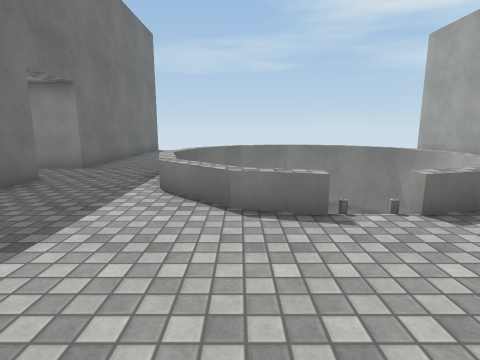
view 1 (above)

20 first-person views from a walk through a scene from a Unity 3-D project. The camera is 1.3 m above the floor, tilts 10° down and sees 80° across. The floor is counted in squares, 1 m on a side. Each view is taken from the middle of a square. On the plan, view 1 faces up. The plan holds only what a view shows up to about 13 squares ahead; the rest is blank. The player is left out. Surface patterns are stand-ins for the level's own textures.

view 2
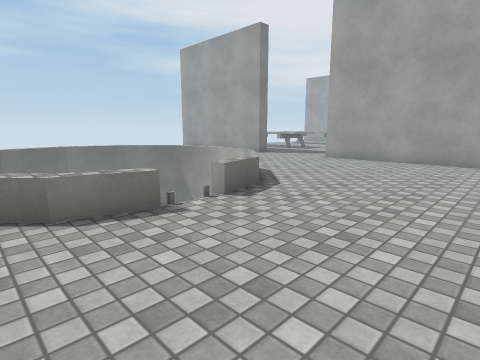

view 3
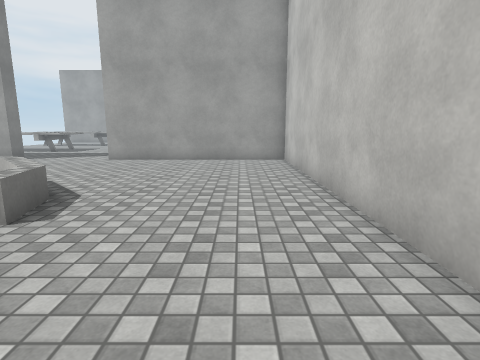

view 4
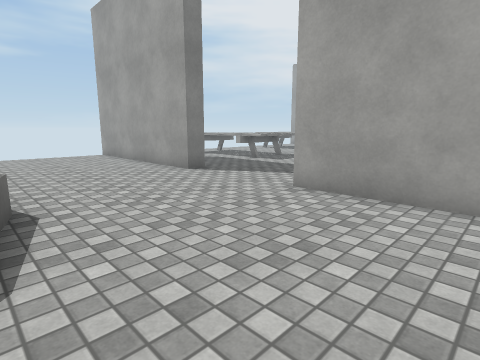

view 5
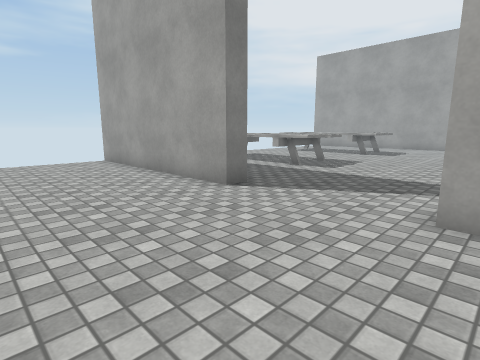

view 6
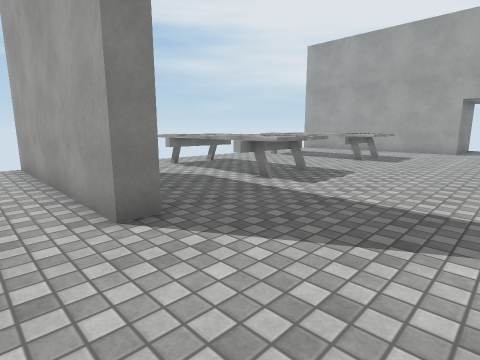

view 7
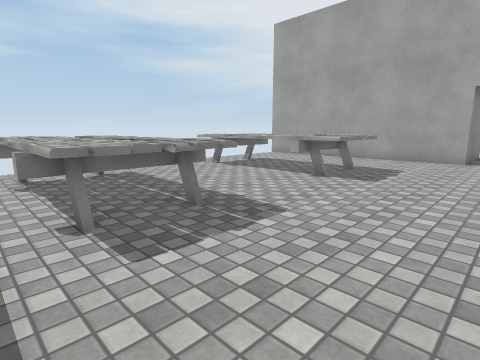

view 8
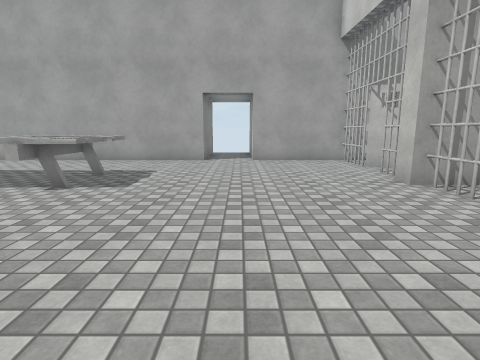

view 9
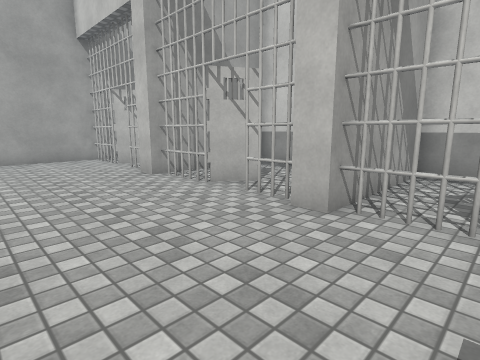

view 10
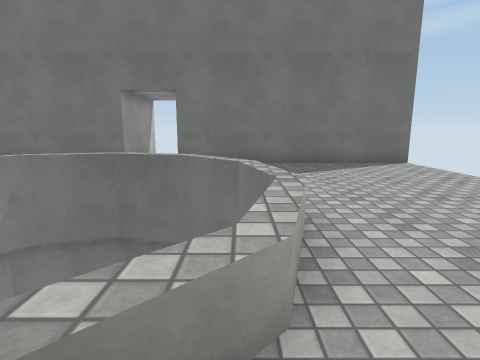

view 11
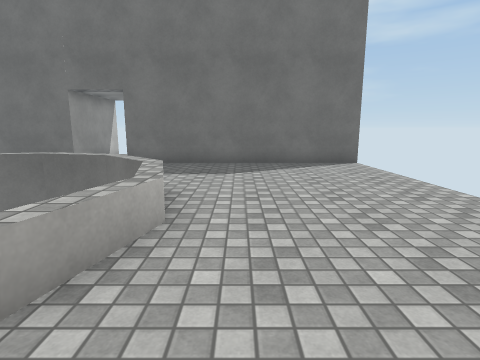

view 12
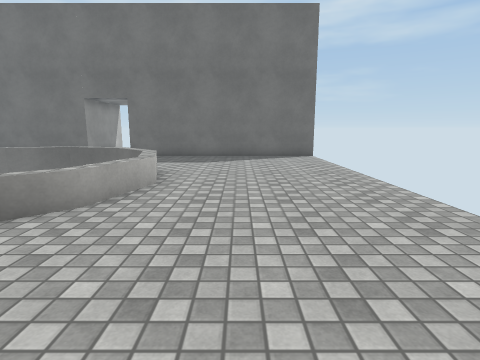

view 13
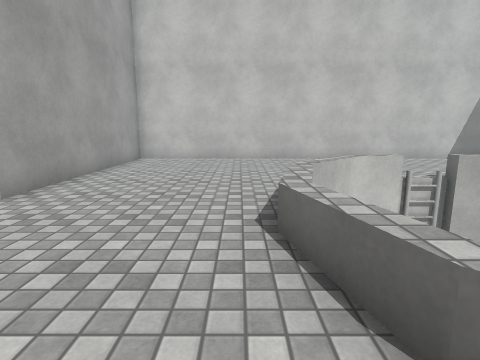

view 14
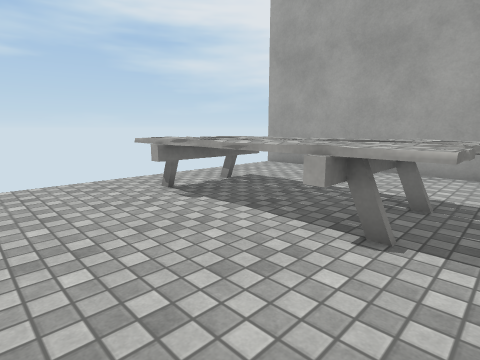

view 15
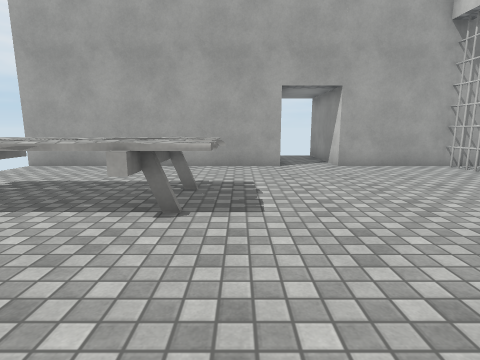

view 16
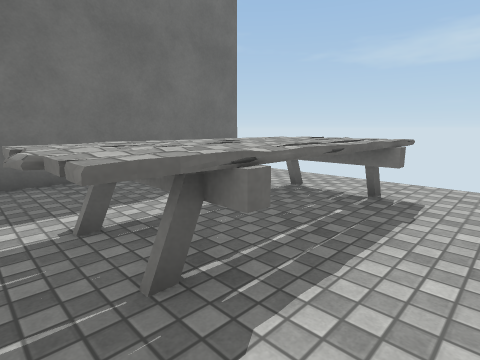

view 17
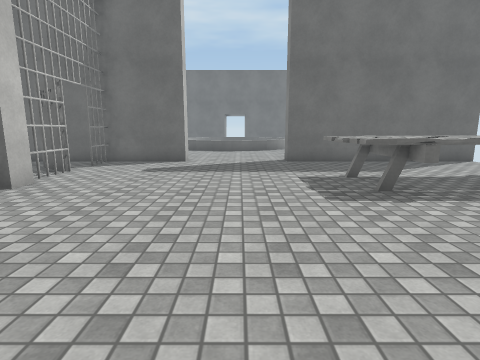

view 18
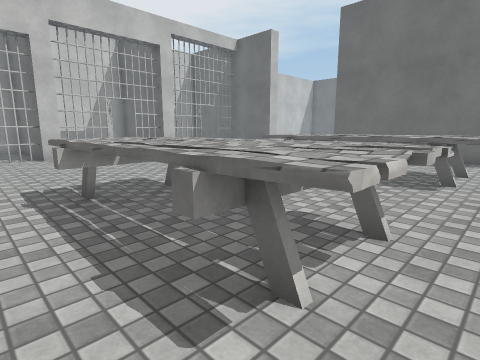

view 19
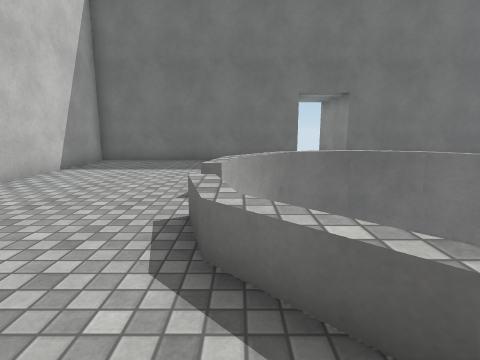

view 20
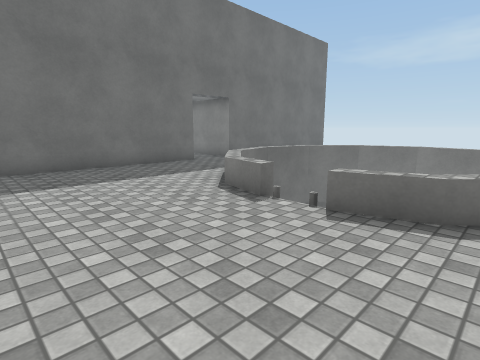

### Floor plan
Key: @ floor where view 1 was taken; # wall or solid block; . floor; = window, fence, low wall or low ledge; ^ raised ledge; v drop or lower ground; O other object.
Columns run from 9 left of view 1 to 33 right of it. Each row starts with its distance up from view 1.
 19     #                #               #
 18     #................#...............#
 17     #................#...OOO...OOOO..#
 16     #................#...OOO...OOOO..#
 15     #................#...OOO...OOOO..#
 14     #................#...OOO...OOOO..#
 13     #.....=^=........#...OOO...OOOO..#
 12     #....=^vvv=......#...OOO...OOOO..#
 11     #...=v    ==.....#...OO.....OO...#
 10 OOO##..^v      ^.....................##OOOO
  9    ....^       ^.......................
  8    ....^       ^.......................
  7 OOO##..^v      ^.....................##OOOO
  6     #..=^     ==.....#...............#
  5     #...^^v vv=......#...............#
  4     #.....=.=........########.#####.##
  3     #................#    #####   ####
  2     #................#
  1     #................#
  0     #....@...........#
 -1     ##################

Where each view was taken, in squares from view 1:
view 1: 0 up, 0 right, facing up
view 2: 0 up, 1 left, facing up-right
view 3: 1 up, 1 left, facing right
view 4: 3 up, 6 right, facing up-right
view 5: 6 up, 7 right, facing up-right
view 6: 7 up, 10 right, facing up-right
view 7: 8 up, 15 right, facing up-right
view 8: 8 up, 16 right, facing right
view 9: 8 up, 15 right, facing down-right
view 10: 12 up, 6 right, facing left
view 11: 14 up, 6 right, facing left
view 12: 15 up, 9 right, facing left
view 13: 12 up, 7 right, facing down
view 14: 11 up, 19 right, facing up-right
view 15: 11 up, 18 right, facing right
view 16: 11 up, 20 right, facing up-left
view 17: 9 up, 24 right, facing left
view 18: 18 up, 26 right, facing down-left
view 19: 5 up, 7 right, facing left
view 20: 0 up, 5 right, facing up-left
